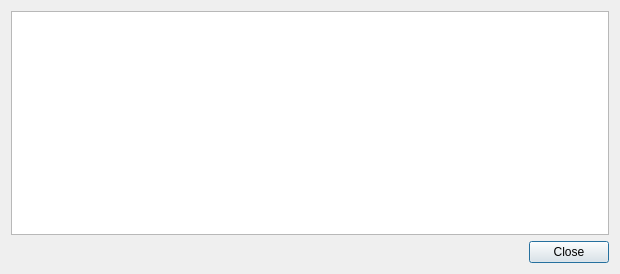
<?xml version="1.0" encoding="UTF-8"?>
<ui version="4.0">
 <class>TransactionDescDialog</class>
 <widget class="QDialog" name="TransactionDescDialog">
  <property name="geometry">
   <rect>
    <x>0</x>
    <y>0</y>
    <width>620</width>
    <height>274</height>
   </rect>
  </property>
  <property name="windowTitle">
   <string>Transaction details</string>
  </property>
  <layout class="QVBoxLayout" name="verticalLayout">
   <item>
    <widget class="QTextEdit" name="detailText">
     <property name="toolTip">
      <string>This pane shows a detailed description of the transaction</string>
     </property>
     <property name="readOnly">
      <bool>true</bool>
     </property>
    </widget>
   </item>
   <item>
    <widget class="QDialogButtonBox" name="buttonBox">
     <property name="orientation">
      <enum>Qt::Horizontal</enum>
     </property>
     <property name="standardButtons">
      <set>QDialogButtonBox::Close</set>
     </property>
    </widget>
   </item>
  </layout>
 </widget>
 <resources/>
 <connections>
  <connection>
   <sender>buttonBox</sender>
   <signal>accepted()</signal>
   <receiver>TransactionDescDialog</receiver>
   <slot>accept()</slot>
   <hints>
    <hint type="sourcelabel">
     <x>248</x>
     <y>254</y>
    </hint>
    <hint type="destinationlabel">
     <x>157</x>
     <y>274</y>
    </hint>
   </hints>
  </connection>
  <connection>
   <sender>buttonBox</sender>
   <signal>rejected()</signal>
   <receiver>TransactionDescDialog</receiver>
   <slot>reject()</slot>
   <hints>
    <hint type="sourcelabel">
     <x>316</x>
     <y>260</y>
    </hint>
    <hint type="destinationlabel">
     <x>286</x>
     <y>274</y>
    </hint>
   </hints>
  </connection>
 </connections>
</ui>
